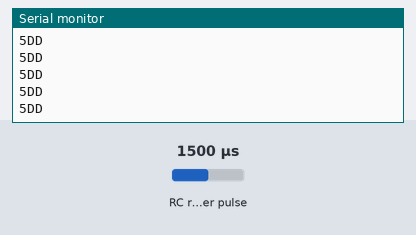
The sketch below on a simulated Arduino Uno, built with avr-gcc and run on an emulated ATmega328P. Shown: the last lines printed to the serial monitor. Wiring (inferred from the names in the program): RC receiver channel: data pin 7. The inputs (shaded band) are chosen by the test bench; at power-on: RC receiver pulse 1500 µs.

Above: at 1.2 s.
1.3 s: RC receiver pulse (sensor on pin 7) set to 1020 µs
At 1.46 s:
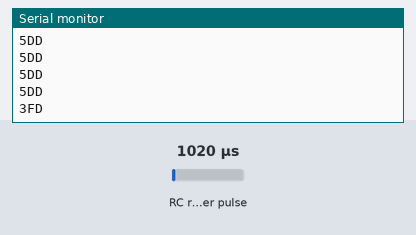
3.3 s: RC receiver pulse (sensor on pin 7) set to 1250 µs
At 3.5 s:
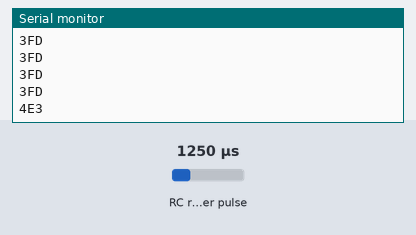
5.3 s: RC receiver pulse (sensor on pin 7) set to 1750 µs
At 5.54 s:
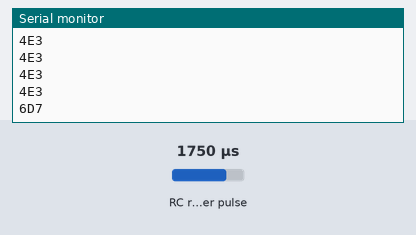
7.4 s: RC receiver pulse (sensor on pin 7) set to 1980 µs
At 7.58 s:
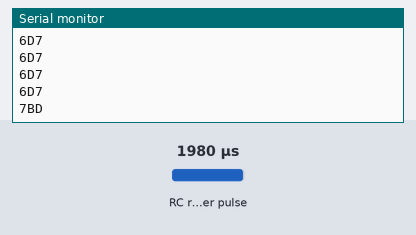

The sketch:

serialComm.ino
```cpp
#include <Servo.h>
char dataString[50] = {0};

unsigned long rc_ch7;
int ch7_in = 7;

void setup() {
  pinMode(ch7_in, INPUT);
  Serial.begin(9600);              //Starting serial communication
}

void loop() {
  rc_ch7 = pulseIn(ch7_in, HIGH);
  //Serial.println(rc_ch7);
  if (rc_ch7 > 800 && rc_ch7 < 2200){
    sprintf(dataString,"%02X",rc_ch7); // convert a value to hexa
    Serial.println(dataString);   // send the data
    delay(100);                    // give the loop some break
  }
}
```

Measured:
- after the input at 1.3 s, the serial monitor: prints a new line at once (image 1)
- after the input at 3.3 s, the serial monitor: prints a new line after 0.08 s (image 2)
- after the input at 5.3 s, the serial monitor: prints a new line after 0.12 s (image 3)
- after the input at 7.4 s, the serial monitor: prints a new line after 0.06 s (image 4)
